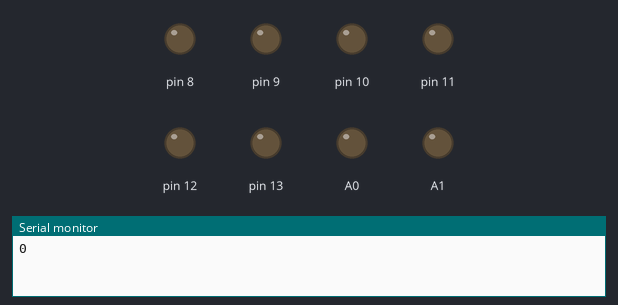
Recording of a sketch running on a simulated Arduino Uno, built with avr-gcc and run on an emulated ATmega328P. Shown: output pins drawn as LEDs (lit = HIGH), the last lines printed to the serial monitor.

Above: at 0.1 s.
At 5.1 s:
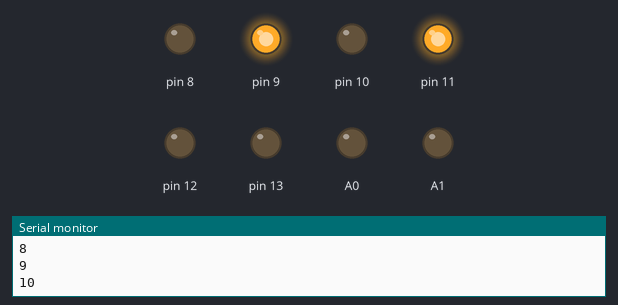
At 10.1 s:
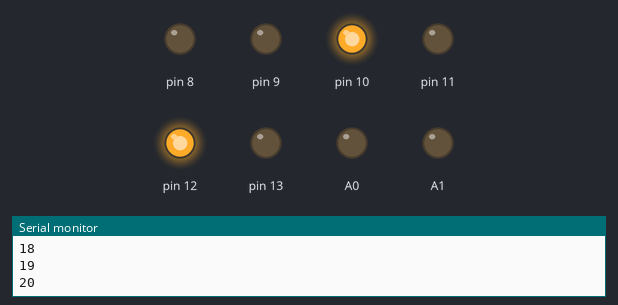
At 20.1 s:
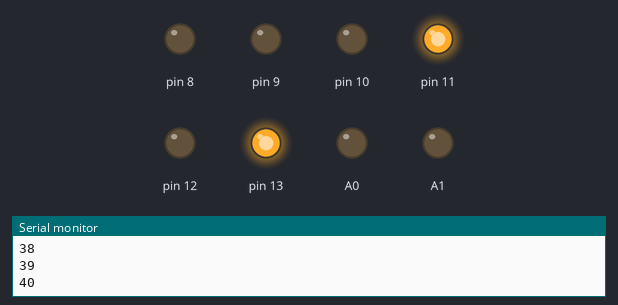
At 30.1 s:
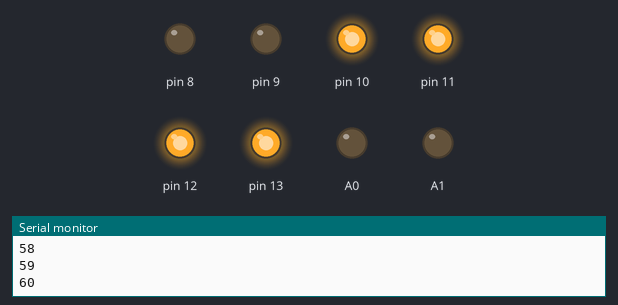
At 39.75 s:
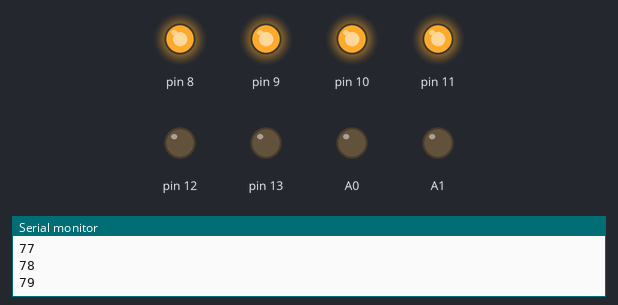
Timing chart, 0 to 40.0 s (numbered marks = the images above):
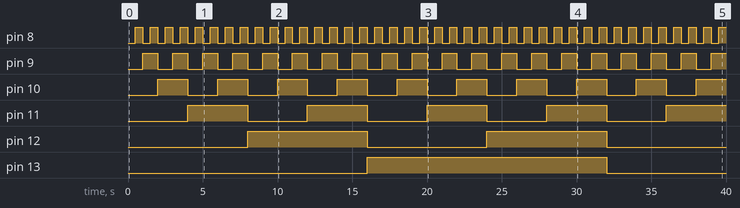

Measured:
- by itself, pin 8: alternates HIGH for 0.50 s and LOW for 0.50 s
- by itself, pin 9: alternates HIGH for 1.0 s and LOW for 1.0 s
- by itself, pin 10: alternates HIGH for 2.0 s and LOW for 2.0 s
- by itself, pin 11: alternates HIGH for 4.0 s and LOW for 4.0 s
- by itself, pin 12: alternates HIGH for 8.0 s and LOW for 8.0 s
- by itself, pin 13: LOW → HIGH at 16.0 s, → LOW 16.0 s later

The sketch:

mainDriveTest_ino.ino
```cpp
#include <Wire.h>
#include <Stepper.h>

#define SLAVE_ADDRESS 0x05

// change this to the number of steps on your motor
#define STEPS 300

// create an instance of the stepper class, specifying
// the number of steps of the motor and the pins it's
// attached to
Stepper stepper(STEPS, 3, 4, 5, 6);

// the previous reading from the analog input
int previous = 0;
int i = 0;
int newSpeed = 0;

void setup()
{
  Serial.begin(9600);
  // set the speed of the motor to 30 RPMs
  stepper.setSpeed(30);

  //stepper.step(1200);
  pinMode(A0, OUTPUT);
  pinMode(A1, OUTPUT);
  DDRB = B00111111;
  PORTB = 0;
  //digitalWrite(A0, HIGH);
  PORTB = B00111111;

  Wire.begin(SLAVE_ADDRESS);
  /*Wire.onReceive(receiveData);
  Wire.onRequest(sendData);*/
  digitalWrite(A0, LOW);
  digitalWrite(A1, LOW);
}

void loop()
{
  Serial.println(newSpeed);
  PORTB = newSpeed;
  newSpeed++;
  //newSpeed %= 64;
  delay(500);
  //stepper.step(600);
  //delay(1000);
  //digitalWrite(A0, HIGH);
  //stepper.step(-600);
  //delay(1000);
  //digitalWrite(A0, LOW);
}
```
